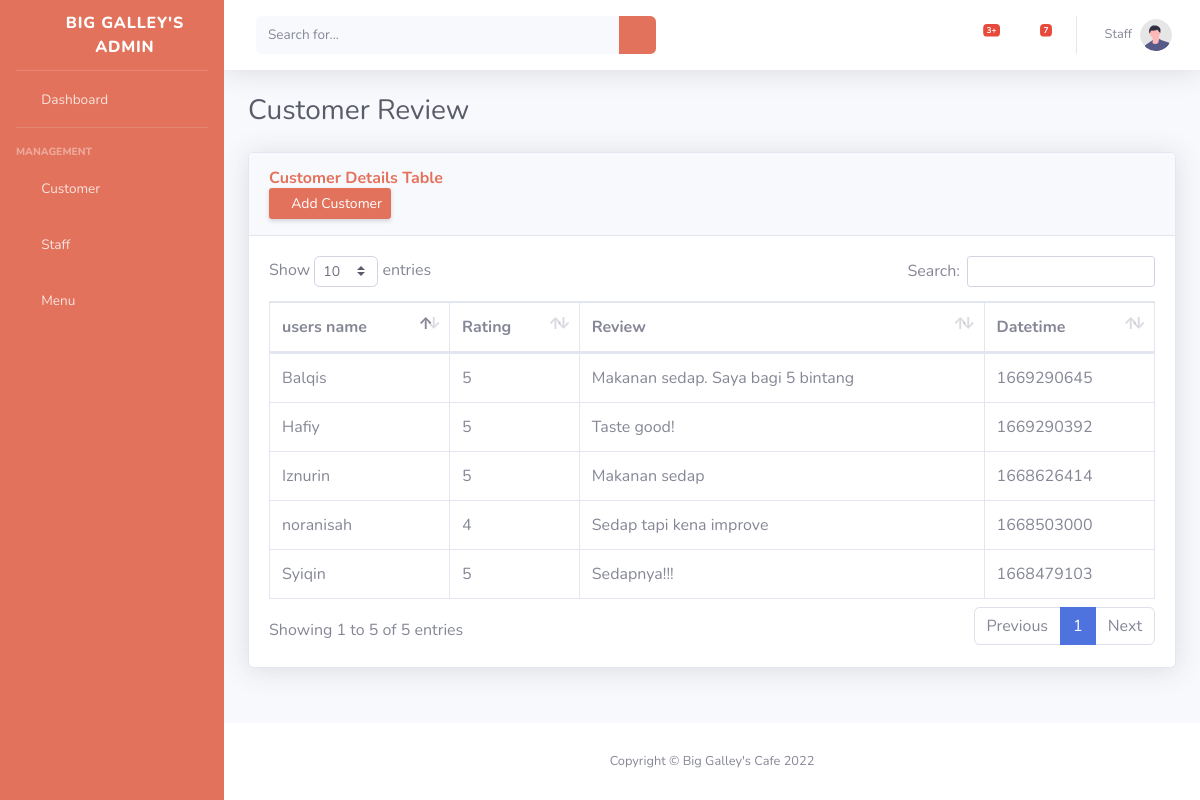
Page /Admin/review.php on the committed database.
### tables this page shows
CREATE TABLE `review_table` (
  `review_id` int(3) NOT NULL,
  `user_name` varchar(200) NOT NULL,
  `user_rating` int(1) NOT NULL,
  `user_review` text NOT NULL,
  `datetime` int(11) NOT NULL
);

### Admin/review.php (the view, shortened to what this page needs)
<?php
$servername = "localhost";
$username = "root";
$password = "";
$database = "food_db";
$conn = new mysqli($servername, $username, $password, $database);
$sql = "select * from review_table";
$result = $conn->query($sql);
?>
<!DOCTYPE html>
<html lang="en">
<head>
    <link href="vendor/fontawesome-free/css/all.min.css" rel="stylesheet" type="text/css">
    <link href="css/sb-admin-2.min.css" rel="stylesheet">
    <link href="vendor/datatables/dataTables.bootstrap4.min.css" rel="stylesheet">
</head>
<body id="page-top">
    <div id="wrapper">
        <ul class="navbar-nav  sidebar sidebar-dark accordion" style="background-color: #e2725b; color: #ffffff;" id="accordionSidebar">
            <a class="sidebar-brand d-flex align-items-center justify-content-center" href="Dashboard.php">
                <div class="sidebar-brand-icon rotate-n-15">
                    <i class="fas fa-laugh-wink"></i>
                </div>
                <div class='sidebar-brand-text mx-3'>Big Galley's Admin</div>
            </a>
            <hr class="sidebar-divider my-0">
            <li class="nav-item">
                <a class="nav-link" href="Dashboard.php">
                    <i class="fas fa-fw fa-tachometer-alt"></i>
                    <span>Dashboard</span></a>
            </li>
            <hr class="sidebar-divider">
            <div class="sidebar-heading">
                Management
            </div>
            <li class="nav-item">
                <a class="nav-link collapsed" href="#" data-toggle="collapse" data-target="#collapseTwo"
                    aria-expanded="true" aria-controls="collapseTwo">
                    <i class="fas fa-fw fa-users"></i>
                    <span>Customer</span>
                </a>
            </li>
			<li class="nav-item">
                <a class="nav-link collapsed" href="#" data-toggle="collapse" data-target="#collapse2"
                    aria-expanded="true" aria-controls="collapseTwo">
                    <i class="fas fa-fw fa-users"></i>
                    <span>Staff</span>
                </a>
            </li>
            <li class="nav-item">
                <a class="nav-link collapsed" href="#" data-toggle="collapse" data-target="#collapseUtilitiesTwo"
                    aria-expanded="true" aria-controls="collapseUtilitiesTwo">
                    <span>Menu</span>
                </a>
            </li>
        </ul>
        <div id="content-wrapper" class="d-flex flex-column">
            <div id="content">
                <nav class="navbar navbar-expand navbar-light bg-white topbar mb-4 static-top shadow">
                    <form
                        class="d-none d-sm-inline-block form-inline mr-auto ml-md-3 my-2 my-md-0 mw-100 navbar-search">
                        <div class="input-group">
                            <input type="text" class="form-control bg-light border-0 small" placeholder="Search for..."
                                aria-label="Search" aria-describedby="basic-addon2">
                            <div class="input-group-append">
                                <button class="btn" style="background-color: #e2725b; color: #ffffff;" type="button">
                                    <i class="fas fa-search fa-sm"></i>
                                </button>
                            </div>
                        </div>
                    </form>
                    <ul class="navbar-nav ml-auto">
                        <li class="nav-item dropdown no-arrow mx-1">
                            <a class="nav-link dropdown-toggle" href="#" id="alertsDropdown" role="button"
                                data-toggle="dropdown" aria-haspopup="true" aria-expanded="false">
                                <i class="fas fa-bell fa-fw"></i>
                                <span class="badge badge-danger badge-counter">3+</span>
                            </a>
                        </li>
                        <li class="nav-item dropdown no-arrow mx-1">
                            <a class="nav-link dropdown-toggle" href="#" id="messagesDropdown" role="button"
                                data-toggle="dropdown" aria-haspopup="true" aria-expanded="false">
                                <i class="fas fa-envelope fa-fw"></i>
                                <span class="badge badge-danger badge-counter">7</span>
                            </a>
                        </li>
                        <li class="nav-item dropdown no-arrow">
                            <a class="nav-link dropdown-toggle" href="#" id="userDropdown" role="button"
                                data-toggle="dropdown" aria-haspopup="true" aria-expanded="false">
                                <span class="mr-2 d-none d-lg-inline text-gray-600 small">Staff</span>
                                <img class="img-profile rounded-circle"
                                    src="img/undraw_profile.svg">
                            </a>
                        </li>
                    </ul>
                </nav>
                <div class="container-fluid">
                    <h1 class="h3 mb-2 text-gray-800">Customer Review</h1>
                    <div class="card shadow mb-4">
                        <div class="card-header py-3">
                            <h6 class="m-0 font-weight-bold" style="color: #e2725b;">Customer Details Table</h6>
								<a href="#" class="d-none d-sm-inline-block btn btn-sm shadow-sm" style="background-color: #e2725b; color: #ffffff;"><i
                                class="fas fa-plus fa-sm text-white-50"></i> Add Customer</a>
						</div>
<?php
if ($result->num_rows > 0) {
    while($row = $result->fetch_assoc()) {
        $cust[]= $row;
      }
    }
?>
                        <div class="card-body">
                            <div class="table-responsive">
                                <table class="table table-bordered" id="dataTable" width="100%" cellspacing="0">
                                    <thead>
                                        <tr>
                                            <th>users name</th>
                                            <th>Rating</th>
                                            <th>Review</th>
                                            <th>Datetime</th>
                                        </tr>
                                    </thead>
                                    <tbody>
                                        <tr>
<?php
foreach($cust as $c){
    $name = $c['user_name'];
    $rating = $c['user_rating'];
    $Review = $c['user_review'];
    $Datetime = $c['datetime'];
?>
                                        <td><?= $name;?></td>
                                            <td><?= $rating;?></td>
                                            <td><?= $Review;?></td>
                                            <td><?= $Datetime;?></td>
                                        </tr>
<?php
}
?>
                                    </tbody>
                                </table>
                            </div>
                        </div>
                    </div>
                </div>
            </div>
            <footer class="sticky-footer bg-white">
                <div class="container my-auto">
                    <div class="copyright text-center my-auto">
                        <span>Copyright &copy; Big Galley's Cafe 2022</span>
                    </div>
                </div>
            </footer>
        </div>
    </div>
</body>
</html>

### rows in the picture
review_table: user_name "Syiqin", user_rating "5", user_review "Sedapnya!!!", datetime "1668479103"
review_table: user_name "noranisah", user_rating "4", user_review "Sedap tapi kena improve", datetime "1668503000"
review_table: user_name "Iznurin", user_rating "5", user_review "Makanan sedap", datetime "1668626414"
review_table: user_name "Hafiy", user_rating "5", user_review "Taste good!", datetime "1669290392"
review_table: user_name "Balqis", user_rating "5", user_review "Makanan sedap. Saya bagi 5 bintang", datetime "1669290645"
